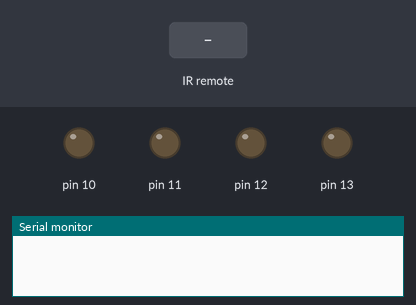
A sketch run on a simulated Arduino Uno, built with avr-gcc and run on an emulated ATmega328P. Parts: output pins drawn as LEDs (lit = HIGH), the last lines printed to the serial monitor. The test bench sets the inputs (shaded band).

Above: at 1.2 s.
1.3 s: infrared code 0xFF32CD received
At 2.1 s:
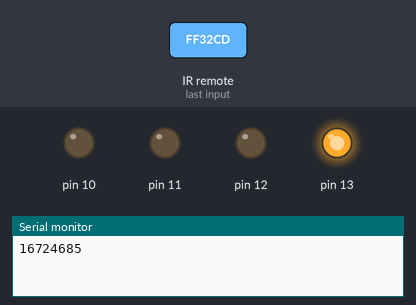
2.8 s: infrared code 0xFF00FF received
At 3.3 s:
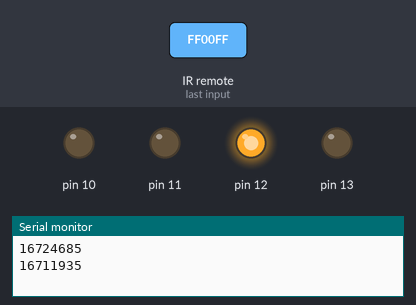
Timing chart, 0 to 5.8 s (numbered marks = the images above; inputs shaded):
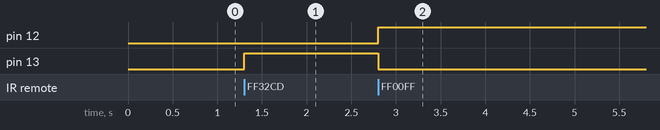

The sketch:

IR_Car_Controller_Host.ino
```cpp
#include <IRremote.h>
IRrecv irrecv(8);
decode_results results;

void setup() {

  pinMode(13, OUTPUT);
  pinMode(12, OUTPUT);
  pinMode(11, OUTPUT);
  pinMode(10, OUTPUT);
  irrecv.enableIRIn(); // Start the receiver
  decode_results results;
  Serial.begin(9600);

}
//Command
// 1 - Inainte
// 2 - Inapoi
// 3 - Stanga
// 4 - Dreapta

void loop() {

   if (irrecv.decode(&results)) {
    Serial.println(results.value);
     irrecv.resume(); // Refresh . Get next value
   if(results.value == 16724685){
      digitalWrite(13, 1);
      digitalWrite(12, 0);
   }
  else if(results.value ==16711935)
  {
      digitalWrite(13, 0);
      digitalWrite(12, 1);
  }
  else
  {
      digitalWrite(13, 0);
      digitalWrite(12, 0);
  }


  }


}
```

Measured:
- after the input at 1.3 s, pin 13: LOW → HIGH at once
- after the input at 2.8 s, pin 12: LOW → HIGH at once; pin 13: HIGH → LOW at once
